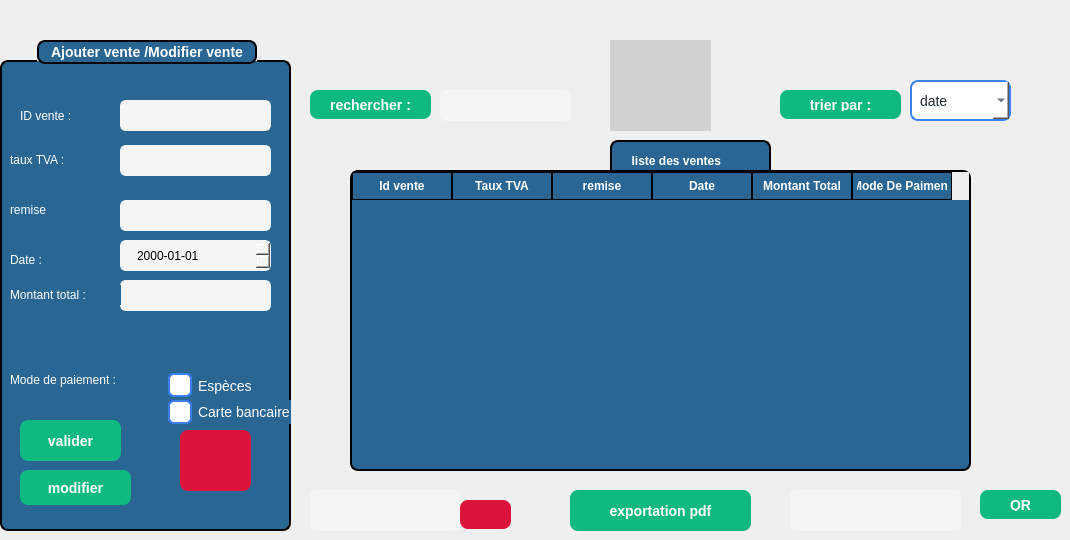
      <widget class="QWidget" name="page_1">
       <widget class="QGroupBox" name="groupBox_12">
        <property name="geometry">
         <rect>
          <x>0</x>
          <y>40</y>
          <width>291</width>
          <height>491</height>
         </rect>
        </property>
        <property name="styleSheet">
         <string notr="true">
QGroupBox {
    background-color: rgb(41, 102, 148);   /* blue background */
    border: 2px solid black;               /* black border, 2px wide */
    border-radius: 8px;                    /* rounded corners */
    margin-top: 20px;                      /* space for the title */
    color: white;                          /* title text color */
    font-weight: bold;
    font-size: 14px;
}

QGroupBox::title {
 border: 2px solid black;               /* black border, 2px wide */
    border-radius: 8px;     
background-color: rgb(41, 102, 148);
    subcontrol-origin: margin;
    subcontrol-position: top center;       /* title centered */
    padding: 2px 10px;
}</string>
        </property>
        <property name="title">
         <string>Ajouter vente /Modifier vente</string>
        </property>
        <widget class="QLabel" name="label_101">
         <property name="geometry">
          <rect>
           <x>20</x>
           <y>60</y>
           <width>63</width>
           <height>31</height>
          </rect>
         </property>
         <property name="styleSheet">
          <string notr="true">background-color:rgb(41, 102, 148);
color: rgb(255, 255, 255)</string>
         </property>
         <property name="text">
          <string>ID vente :</string>
         </property>
        </widget>
        <widget class="QLineEdit" name="lineEdit_45">
         <property name="geometry">
          <rect>
           <x>120</x>
           <y>60</y>
           <width>151</width>
           <height>31</height>
          </rect>
         </property>
         <property name="styleSheet">
          <string notr="true">QLineEdit {
    width: 150px;
    height: 150px;
    border: 3px solid rgb(245,245,245);
    border-radius: 6px;
    padding: 6px 12px;
    color: rgb(0,0,0);
    background-color: rgb(245,245,245); 
}</string>
         </property>
         <property name="text">
          <string/>
         </property>
        </widget>
        <widget class="QLineEdit" name="lineEdit_46">
         <property name="geometry">
          <rect>
           <x>120</x>
           <y>105</y>
           <width>151</width>
           <height>31</height>
          </rect>
         </property>
         <property name="styleSheet">
          <string notr="true">QLineEdit {
    width: 150px;
    height: 150px;
    border: 3px solid rgb(245,245,245);
    border-radius: 6px;
    padding: 6px 12px;
    color: rgb(0,0,0);
    background-color: rgb(245,245,245); 
}</string>
         </property>
         <property name="text">
          <string/>
         </property>
        </widget>
        <widget class="QLineEdit" name="lineEdit_47">
         <property name="geometry">
          <rect>
           <x>120</x>
           <y>160</y>
           <width>151</width>
           <height>31</height>
          </rect>
         </property>
         <property name="styleSheet">
          <string notr="true">QLineEdit {
    width: 150px;
    height: 150px;
    border: 3px solid rgb(245,245,245);
    border-radius: 6px;
    padding: 6px 12px;
    color: rgb(0,0,0);
    background-color: rgb(245,245,245); 
}</string>
         </property>
         <property name="text">
          <string/>
         </property>
        </widget>
        <widget class="QLineEdit" name="lineEdit_49">
         <property name="geometry">
          <rect>
           <x>120</x>
           <y>240</y>
           <width>151</width>
           <height>31</height>
          </rect>
         </property>
         <property name="styleSheet">
          <string notr="true">QLineEdit {
    width: 150px;
    height: 150px;
    border: 3px solid rgb(245,245,245);
    border-radius: 6px;
    padding: 6px 12px;
    color: rgb(0,0,0);
    background-color: rgb(245,245,245); 
}</string>
         </property>
         <property name="text">
          <string/>
         </property>
        </widget>
        <widget class="QLabel" name="label_102">
         <property name="geometry">
          <rect>
           <x>10</x>
           <y>110</y>
           <width>121</width>
           <height>20</height>
          </rect>
         </property>
         <property name="styleSheet">
          <string notr="true">background-color:rgb(41, 102, 148);
color: rgb(255, 255, 255)</string>
         </property>
         <property name="text">
          <string>taux TVA :</string>
         </property>
        </widget>
        <widget class="QLabel" name="label_103">
         <property name="geometry">
          <rect>
           <x>10</x>
           <y>160</y>
           <width>63</width>
           <height>20</height>
          </rect>
         </property>
         <property name="styleSheet">
          <string notr="true">background-color:rgb(41, 102, 148);
color: rgb(255, 255, 255)</string>
         </property>
         <property name="text">
          <string>remise</string>
         </property>
        </widget>
        <widget class="QLabel" name="label_104">
         <property name="geometry">
          <rect>
           <x>10</x>
           <y>210</y>
           <width>63</width>
           <height>20</height>
          </rect>
         </property>
         <property name="styleSheet">
          <string notr="true">background-color:rgb(41, 102, 148);
color: rgb(255, 255, 255)</string>
         </property>
         <property name="text">
          <string>Date :</string>
         </property>
        </widget>
        <widget class="QDateEdit" name="dateEdit_3">
         <property name="geometry">
          <rect>
           <x>120</x>
           <y>200</y>
           <width>151</width>
           <height>31</height>
          </rect>
         </property>
         <property name="styleSheet">
          <string notr="true">QDateEdit {
    border: 3px solid rgb(245,245,245);
    border-radius: 6px;
    padding: 6px 12px;
    color: rgb(0,0,0);
    background-color: rgb(245,245,245); 
}</string>
         </property>
         <property name="displayFormat">
          <string>yyyy-MM-dd</string>
         </property>
        </widget>
        <widget class="QLabel" name="label_106">
         <property name="geometry">
          <rect>
           <x>10</x>
           <y>320</y>
           <width>111</width>
           <height>20</height>
          </rect>
         </property>
         <property name="styleSheet">
          <string notr="true">background-color:rgb(41, 102, 148);
color: rgb(255, 255, 255)</string>
         </property>
         <property name="text">
          <string/>
         </property>
        </widget>
        <widget class="QLabel" name="label_107">
         <property name="geometry">
          <rect>
           <x>10</x>
           <y>245</y>
           <width>111</width>
           <height>20</height>
          </rect>
         </property>
         <property name="styleSheet">
          <string notr="true">background-color:rgb(41, 102, 148);
color: rgb(255, 255, 255)</string>
         </property>
         <property name="text">
          <string>Montant total :</string>
         </property>
        </widget>
        <widget class="QLabel" name="label_108">
         <property name="geometry">
          <rect>
           <x>10</x>
           <y>330</y>
           <width>141</width>
           <height>20</height>
          </rect>
         </property>
         <property name="styleSheet">
          <string notr="true">background-color:rgb(41, 102, 148);
color: rgb(255, 255, 255)</string>
         </property>
         <property name="text">
          <string>Mode de paiement :</string>
         </property>
        </widget>
        <widget class="QRadioButton" name="radioButton_5">
         <property name="geometry">
          <rect>
           <x>160</x>
           <y>330</y>
           <width>110</width>
           <height>31</height>
          </rect>
         </property>
         <property name="styleSheet">
          <string notr="true">QRadioButton {
    color: white;
    font-size: 14px;
    padding-left: 8px;
background-color: rgb(41, 102, 148);
}

QRadioButton::indicator {
    width: 20px;
    height: 20px;
    border: 2px solid #3b82f6;
    border-radius: 6px;      /* rounded corners */
    background-color: white;  /* unchecked background */
}

QRadioButton::indicator:checked {
    background-color: #FFD700;  /* blue fill when checked */
}</string>
         </property>
         <property name="text">
          <string>Espèces</string>
         </property>
        </widget>
        <widget class="QRadioButton" name="radioButton_6">
         <property name="geometry">
          <rect>
           <x>160</x>
           <y>360</y>
           <width>161</width>
           <height>24</height>
          </rect>
         </property>
         <property name="styleSheet">
          <string notr="true">QRadioButton {
    color: white;
    font-size: 14px;
    padding-left: 8px;
background-color: rgb(41, 102, 148);
}

QRadioButton::indicator {
    width: 20px;
    height: 20px;
    border: 2px solid #3b82f6;
    border-radius: 6px;      /* rounded corners */
    background-color: white;  /* unchecked background */
}

QRadioButton::indicator:checked {
    background-color: #FFD700;  /* blue fill when checked */
}</string>
         </property>
         <property name="text">
          <string>Carte bancaire</string>
         </property>
        </widget>
        <widget class="QPushButton" name="pushButton_33">
         <property name="geometry">
          <rect>
           <x>20</x>
           <y>380</y>
           <width>101</width>
           <height>41</height>
          </rect>
         </property>
         <property name="styleSheet">
          <string notr="true">QPushButton {
    background-color: #10b981;   /* normal state */
    color: white;
    border: none;
    border-radius: 8px;
    padding: 8px 20px;
    font-size: 14px;
    font-weight: bold;
}

QPushButton:hover {
    background-color: #059669;   /* darker on hover */
}</string>
         </property>
         <property name="text">
          <string>valider</string>
         </property>
        </widget>
        <widget class="QPushButton" name="modifier_vente">
         <property name="geometry">
          <rect>
           <x>20</x>
           <y>430</y>
           <width>111</width>
           <height>35</height>
          </rect>
         </property>
         <property name="styleSheet">
          <string notr="true">QPushButton {
    background-color: #10b981;   /* normal state */
    color: white;
    border: none;
    border-radius: 8px;
    padding: 8px 20px;
    font-size: 14px;
    font-weight: bold;
}

QPushButton:hover {
    background-color: #059669;   /* darker on hover */
}</string>
         </property>
         <property name="text">
          <string>modifier</string>
         </property>
        </widget>
        <widget class="QPushButton" name="annulerajout_vente_2">
         <property name="geometry">
          <rect>
           <x>180</x>
           <y>390</y>
           <width>71</width>
           <height>61</height>
          </rect>
         </property>
         <property name="styleSheet">
          <string notr="true">QPushButton {

	background-color: rgb(220, 20, 60);
	
    color: white;
    border: none;
    border-radius: 8px;
    padding: 8px 20px;
    font-size: 14px;
    font-weight: bold;
}

QPushButton:hover {
      /* darker on hover */
	background-color: rgb(140, 0, 0);
}
</string>
         </property>
         <property name="text">
          <string/>
         </property>
         <property name="icon">
          <iconset theme="QIcon::ThemeIcon::EditClear"/>
         </property>
        </widget>
        <zorder>label_102</zorder>
        <zorder>label_101</zorder>
        <zorder>lineEdit_45</zorder>
        <zorder>lineEdit_46</zorder>
        <zorder>lineEdit_47</zorder>
        <zorder>lineEdit_49</zorder>
        <zorder>label_103</zorder>
        <zorder>label_104</zorder>
        <zorder>dateEdit_3</zorder>
        <zorder>label_106</zorder>
        <zorder>label_107</zorder>
        <zorder>label_108</zorder>
        <zorder>radioButton_5</zorder>
        <zorder>radioButton_6</zorder>
        <zorder>pushButton_33</zorder>
        <zorder>modifier_vente</zorder>
        <zorder>annulerajout_vente_2</zorder>
       </widget>
       <widget class="QPushButton" name="pushButton_34">
        <property name="geometry">
         <rect>
          <x>310</x>
          <y>90</y>
          <width>121</width>
          <height>29</height>
         </rect>
        </property>
        <property name="styleSheet">
         <string notr="true">QPushButton {
    background-color: #10b981;   /* normal state */
    color: white;
    border: none;
    border-radius: 8px;
    padding: 8px 20px;
    font-size: 14px;
    font-weight: bold;
}

QPushButton:hover {
    background-color: #059669;   /* darker on hover */
}</string>
        </property>
        <property name="text">
         <string>rechercher :</string>
        </property>
       </widget>
       <widget class="QLineEdit" name="lineEdit_vente">
        <property name="geometry">
         <rect>
          <x>440</x>
          <y>90</y>
          <width>131</width>
          <height>31</height>
         </rect>
        </property>
        <property name="styleSheet">
         <string notr="true">QLineEdit {
    width: 150px;
    height: 150px;
    border: 3px solid rgb(245,245,245);
    border-radius: 6px;
    padding: 6px 12px;
    color: rgb(0,0,0);
    background-color: rgb(245,245,245); 
}</string>
        </property>
       </widget>
       <widget class="QPushButton" name="pushButton_35">
        <property name="geometry">
         <rect>
          <x>780</x>
          <y>90</y>
          <width>121</width>
          <height>29</height>
         </rect>
        </property>
        <property name="styleSheet">
         <string notr="true">QPushButton {
    background-color: #10b981;   /* normal state */
    color: white;
    border: none;
    border-radius: 8px;
    padding: 8px 20px;
    font-size: 14px;
    font-weight: bold;
}

QPushButton:hover {
    background-color: #059669;   /* darker on hover */
}
</string>
        </property>
        <property name="text">
         <string>trier par :</string>
        </property>
       </widget>
       <widget class="QTableWidget" name="tableWidgetvente">
        <property name="geometry">
         <rect>
          <x>350</x>
          <y>170</y>
          <width>621</width>
          <height>301</height>
         </rect>
        </property>
        <property name="styleSheet">
         <string notr="true">QTableWidget {
    background-color: rgb(41, 102, 148);   /* blue background */
    border: 2px solid black;
    border-radius: 8px;
    font-weight: bold;
    font-size: 14px;
    gridline-color: black;                 /* cell grid lines */
    color: white;                          
    selection-background-color: #10b981;
    selection-color: white;
    outline: 0;
}

QTableWidget::item {
    border: 1px solid black;               /* give each cell a border */
    padding: 4px;
}

QHeaderView::section {
    background-color: rgb(41, 102, 148);
    color: white;
    border: 1px solid black;              /* column header border */
    padding: 4px;
    font-weight: bold;
}</string>
        </property>
        <column>
         <property name="text">
          <string>Id vente</string>
         </property>
        </column>
        <column>
         <property name="text">
          <string>Taux TVA</string>
         </property>
        </column>
        <column>
         <property name="text">
          <string>remise</string>
         </property>
        </column>
        <column>
         <property name="text">
          <string>Date</string>
         </property>
        </column>
        <column>
         <property name="text">
          <string>Montant Total</string>
         </property>
        </column>
        <column>
         <property name="text">
          <string>Mode De Paiment</string>
         </property>
        </column>
       </widget>
       <widget class="QLineEdit" name="lineEdit_supprimer_vente">
        <property name="geometry">
         <rect>
          <x>310</x>
          <y>490</y>
          <width>151</width>
          <height>41</height>
         </rect>
        </property>
        <property name="styleSheet">
         <string notr="true">QLineEdit {
    width: 150px;
    height: 150px;
    border: 3px solid rgb(245,245,245);
    border-radius: 6px;
    padding: 6px 12px;
    color: rgb(0,0,0);
    background-color: rgb(245,245,245); 
}</string>
        </property>
        <property name="text">
         <string/>
        </property>
       </widget>
       <widget class="QPushButton" name="pushButton_3">
        <property name="geometry">
         <rect>
          <x>460</x>
          <y>500</y>
          <width>51</width>
          <height>29</height>
         </rect>
        </property>
        <property name="styleSheet">
         <string notr="true">QPushButton {

	background-color: rgb(220, 20, 60);
	
    color: white;
    border: none;
    border-radius: 8px;
    padding: 8px 20px;
    font-size: 14px;
    font-weight: bold;
}

QPushButton:hover {
      /* darker on hover */
	background-color: rgb(140, 0, 0);
}
</string>
        </property>
        <property name="text">
         <string/>
        </property>
        <property name="icon">
         <iconset theme="QIcon::ThemeIcon::EditDelete"/>
        </property>
       </widget>
       <widget class="QLabel" name="label_109">
        <property name="geometry">
         <rect>
          <x>610</x>
          <y>140</y>
          <width>161</width>
          <height>41</height>
         </rect>
        </property>
        <property name="styleSheet">
         <string notr="true">QLabel {
    border: 2px solid black;           /* bordure noire, 2px */
    border-radius: 8px;
    background-color: rgb(41, 102, 148); /* même couleur de fond */
    color: white;                       /* texte blanc */
    font-weight: bold;                  /* texte un peu gras */
    subcontrol-origin: margin;
    subcontrol-position: top center;    /* titre centré */
    padding: 2px 10px;
}</string>
        </property>
        <property name="text">
         <string>  liste des ventes</string>
        </property>
       </widget>
       <widget class="QLabel" name="image_4">
        <property name="geometry">
         <rect>
          <x>610</x>
          <y>40</y>
          <width>101</width>
          <height>91</height>
         </rect>
        </property>
        <property name="styleSheet">
         <string notr="true">background-color: rgb(209, 209, 209);
   </string>
        </property>
        <property name="text">
         <string/>
        </property>
        <property name="pixmap">
         <pixmap>../Projet/images/photo.png</pixmap>
        </property>
       </widget>
       <widget class="QComboBox" name="comboBox_10">
        <property name="geometry">
         <rect>
          <x>910</x>
          <y>80</y>
          <width>101</width>
          <height>41</height>
         </rect>
        </property>
        <property name="styleSheet">
         <string notr="true">QComboBox {
    background-color: rgb(255, 255, 255);   /* white background */
    color: #1f2937;                         /* selected text color */
    border: 2px solid #3b82f6;              /* blue border */
    border-radius: 8px;
    font-size: 14px;
    padding: 4px 8px;
}

/* Dropdown list styling */
QComboBox QAbstractItemView {
    background-color: rgb(255, 255, 255);
    color: #1f2937;
    selection-background-color: #3b82f6;
    selection-color: white;
}

/* Make the arrow black */
QComboBox::down-arrow {
    width: 12px;
    height: 12px;
    image: none; 
                      /* remove default image */
	background-color: rgb(0, 170, 255);
    border-left: 6px solid transparent;
    border-right: 6px solid transparent;
    border-top: 6px solid black;       /* black arrow */
}
</string>
        </property>
        <item>
         <property name="text">
          <string>date</string>
         </property>
        </item>
       </widget>
       <widget class="QLineEdit" name="lineEdit_email">
        <property name="geometry">
         <rect>
          <x>790</x>
          <y>490</y>
          <width>171</width>
          <height>41</height>
         </rect>
        </property>
        <property name="styleSheet">
         <string notr="true">QLineEdit {
    width: 150px;
    height: 150px;
    border: 3px solid rgb(245,245,245);
    border-radius: 6px;
    padding: 6px 12px;
    color: rgb(0,0,0);
    background-color: rgb(245,245,245); 
}</string>
        </property>
        <property name="text">
         <string/>
        </property>
       </widget>
       <widget class="QPushButton" name="pushButton_2">
        <property name="geometry">
         <rect>
          <x>980</x>
          <y>490</y>
          <width>81</width>
          <height>29</height>
         </rect>
        </property>
        <property name="styleSheet">
         <string notr="true">QPushButton {
    background-color: #10b981;   /* normal state */
    color: white;
    border: none;
    border-radius: 8px;
    padding: 8px 20px;
    font-size: 14px;
    font-weight: bold;
}

QPushButton:hover {
    background-color: #059669;   /* darker on hover */
}
</string>
        </property>
        <property name="text">
         <string>QR</string>
        </property>
        <property name="icon">
         <iconset theme="QIcon::ThemeIcon::AddressBookNew"/>
        </property>
       </widget>
       <widget class="QPushButton" name="pushButton_expor">
        <property name="geometry">
         <rect>
          <x>570</x>
          <y>490</y>
          <width>181</width>
          <height>41</height>
         </rect>
        </property>
        <property name="styleSheet">
         <string notr="true">QPushButton {
    background-color: #10b981;   /* normal state */
    color: white;
    border: none;
    border-radius: 8px;
    padding: 8px 20px;
    font-size: 14px;
    font-weight: bold;
}</string>
        </property>
        <property name="text">
         <string>exportation pdf</string>
        </property>
       </widget>
       <zorder>label_109</zorder>
       <zorder>groupBox_12</zorder>
       <zorder>pushButton_34</zorder>
       <zorder>lineEdit_vente</zorder>
       <zorder>pushButton_35</zorder>
       <zorder>tableWidgetvente</zorder>
       <zorder>lineEdit_supprimer_vente</zorder>
       <zorder>pushButton_3</zorder>
       <zorder>image_4</zorder>
       <zorder>comboBox_10</zorder>
       <zorder>lineEdit_email</zorder>
       <zorder>pushButton_2</zorder>
       <zorder>pushButton_expor</zorder>
      </widget>
